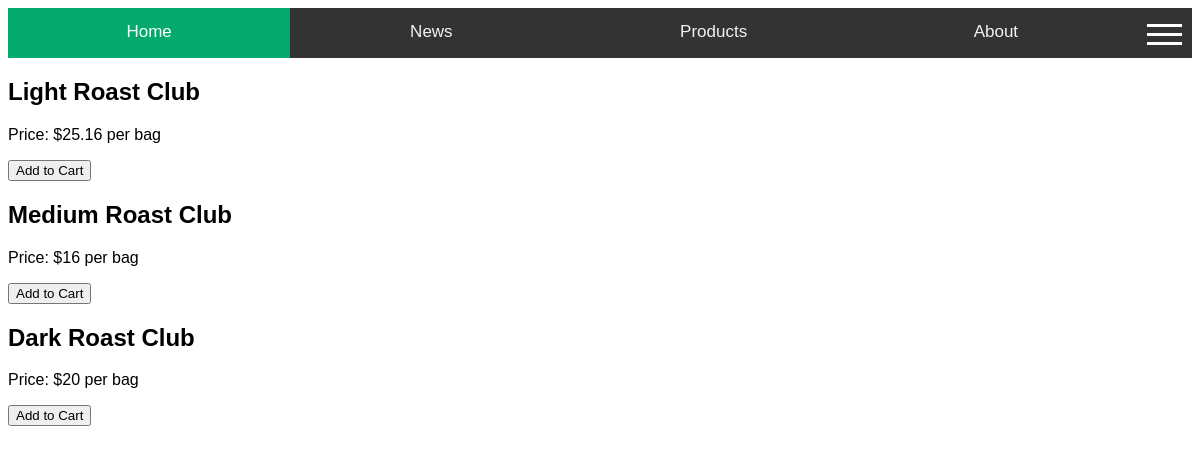
/subscription.php, run on the app's committed database.
### tables this page shows
CREATE TABLE `tblsubscriptionplan` (
  `Plan_ID` int(6) NOT NULL,
  `Plan_Name` varchar(50) NOT NULL,
  `Coffee_ID` int(6) NOT NULL,
  `Description` varchar(50) NOT NULL,
  `Price_Per_Month` float NOT NULL
);

### subscription.php (the view, shortened to what this page needs)
<?php
    include 'connect.php';
    ?>
<link rel="stylesheet" href="css/style_product_renew.css">
<div class="rounded-box">
    <div class="topnav">
        <a class="active" href="index.php">Home</a>
        <a href="prod">News</a>
        <a href="#products">Products</a>
        <a href="#about">About</a>
        <span style="font-size:30px;cursor:pointer" onclick="openNav()">
        <div class="more-container">
            <div class="bar1"></div>
            <div class="bar2"></div>
            <div class="bar3"></div>
        </div>
        </span>
    </div>
<div class="coffee-container">
<?php
    $sql = "SELECT * FROM tblsubscriptionplan";
    $result = mysqli_query($connection, $sql);
    while($row = mysqli_fetch_assoc($result)) {
        $plan_id = $row['Plan_ID'];
        $plan_name = $row['Plan_Name'];
        $plan_price = $row['Price_Per_Month'];
        echo "<div class='coffee-product'>";
        echo "<h2>$plan_name</h2>";
        echo "<p>Price: $$plan_price per bag</p>";
        echo "<form method='POST'>";
        echo "<button type='submit' name='add_to_cart' value='$plan_id'>Add to Cart</button>";
        echo "</form>";
        echo "</div>";
    }
?>
</div>

### css/style_product_renew.css (style rules this page uses)
.topnav { background-color: #333; overflow: hidden; height: 50px; position: relative; display: flex; }
.topnav a { flex:1; color: #f2f2f2; text-align: center; padding: 14px 16px; text-decoration: none; font-size: 17px; float: none; position:relative; }
.topnav a.active { background-color: #04AA6D; color: white; }
.more-container { display: inline-block; cursor: pointer; padding: 10px; }
.bar3 { width: 35px; height: 3px; background-color: white; margin: 6px 0 6 px 0; transition: 0.4s; }
.bar1, .bar2 { width: 35px; height: 3px; background-color: white; margin: 6px 0; transition: 0.4s; }

### data on the page
tblsubscriptionplan: Plan_Name "Light Roast Club", Price_Per_Month "25.16", $plan_id 1 (drawn)
tblsubscriptionplan: Plan_Name "Medium Roast Club", Price_Per_Month "16", $plan_id 2 (drawn)
tblsubscriptionplan: Plan_Name "Dark Roast Club", Price_Per_Month "20", $plan_id 3 (drawn)
